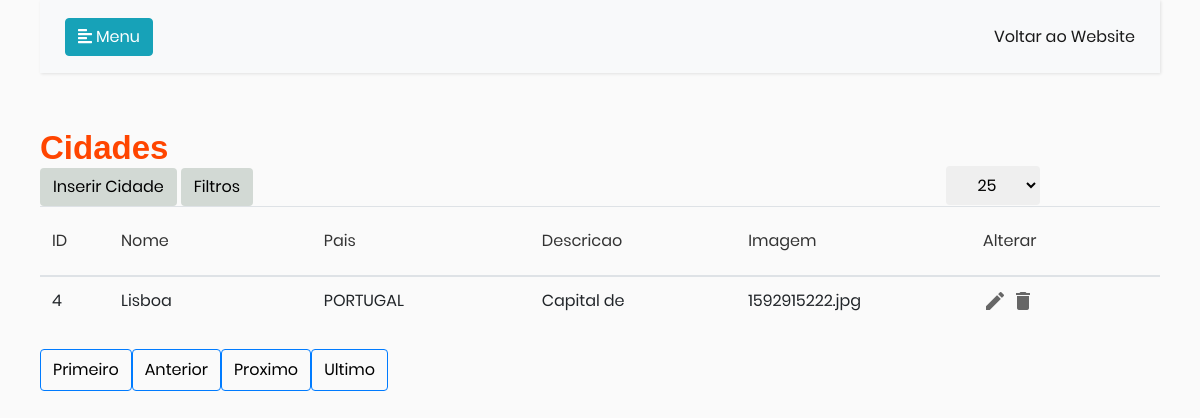
/admincidades.php, run on the app's committed database.
### tables this page shows
CREATE TABLE `cidade` (
  `ID` int(11) NOT NULL,
  `Nome` varchar(40) NOT NULL,
  `Pais` varchar(50) NOT NULL,
  `Descricao` text NOT NULL,
  `Imagem` varchar(50) NOT NULL
);

### admincidades.php (the view, shortened to what this page needs)
<!DOCTYPE html>
<html>
<head>
    <link rel="stylesheet" href="https://stackpath.bootstrapcdn.com/bootstrap/4.1.0/css/bootstrap.min.css">
    <link rel="stylesheet" href="style2.css">
        <link rel="stylesheet" href="css/main.css">
    <link rel="stylesheet" href="https://cdnjs.cloudflare.com/ajax/libs/malihu-custom-scrollbar-plugin/3.1.5/jquery.mCustomScrollbar.min.css">
    <link rel="stylesheet" href="https://cdnjs.cloudflare.com/ajax/libs/Chart.js/2.9.3/Chart.min.css" />
</head>
<body>
    <div class="wrapper">
            <div class="container" style="margin-top:-20px;">
                <div class="row">
                    <div class="panel panel-primary filterable">
                        <div class="panel-heading">
    <h3 class="panel-title">Cidades</h3>
                            <div class="pull-right">
                              <button class="btn btn-default btn-xs" data-toggle="modal" data-target=".animate" data-ui-class="a-lightSpeed"  style="background: #d2d9d4;"><span class="glyphicon glyphicon-filter"></span>Inserir Cidade</button>
                                <button class="btn btn-default btn-xs btn-filter"  style="background: #d2d9d4;"><span class="glyphicon glyphicon-filter"></span> Filtros</button>
 <form name="myform" method="post" action="<?php echo $_SERVER['PHP_SELF']; ?>" >
                                <select data-trigger="" name="Offset" class="btn btn-default btn-xs " onchange="myform.submit();" style="Position:absolute; right:20vh;margin-top:-40px;">
                                  <option  <?php if ($_POST['Offset'] == '25') { ?>selected="true" <?php }; ?> value="25">25</option>
                                </select>
</form>
                            </div>
                        </div>
                          <form action="" method="POST">
                        <table class="table">
                            <thead>
                                <tr class="filters" style="text-align:center">
                                    <th><input type="text" class="form-control" placeholder="ID" disabled style="width:45px;"></th>
                                    <th><input type="text" class="form-control" placeholder="Nome" disabled></th>
                                    <th><input type="text" class="form-control" placeholder="Pais" disabled></th>
                                    <th><input type="text" class="form-control" placeholder="Descricao" disabled></th>
                                    <th><input type="text" class="form-control" placeholder="Imagem" disabled></th>
                                    <th><input type="text" style=" background-color: transparent;border: none;  cursor: auto;  box-shadow: none;padding: 0;" class="form-control" placeholder="Alterar" disabled readonly></th>
                                </tr>
                            </thead>
                            <tbody>
                              <?php
                              include("Conexao.php");
 $no_of_records_per_page =  $_POST['Offset'];
                                if (isset($_GET['pageno'])) {
                                     $pageno = $_GET['pageno'];
                                 } else {
                                     $pageno = 1;
                                 }
                                 $offset = ($pageno-1) * $no_of_records_per_page;
                                 $total_pages_sql = "SELECT COUNT(*) FROM cidade";
                                 $result = mysqli_query($conn,$total_pages_sql);
                                 $total_rows = mysqli_fetch_array($result)[0];
                                 $total_pages = ceil($total_rows / $no_of_records_per_page);
                                 $sql = "SELECT ID,Nome,Pais,left(Descricao, 10) as Descricao,Imagem FROM cidade LIMIT $offset, $no_of_records_per_page";
                                 $res_data = mysqli_query($conn,$sql);
                                 while($row = mysqli_fetch_array($res_data)){
                                     echo "<tr>";
                                     echo "<td>" . $row['ID'] . "</td>";
                                     echo "<td>" . $row['Nome'] . "</td>";
                                     echo "<td>" . $row['Pais']  . "</td>";
                                      echo "<td>" . $row['Descricao']  . "</td>";
                                     echo "<td>" . $row['Imagem']  . "</td>";
                                     echo '  <td>
                                     <a class="edit" title="Edit" data-toggle="tooltip" href="editarcidade.php?Id='.$row["ID"].'"><i class="material-icons">&#xE254;</i></a>
                                     <a class="delete" title="Delete" data-toggle="tooltip" href="deletecidade.php?Id='.$row["ID"].'"><i class="material-icons">&#xE872;</i></a>
                                                           </td>';
                                     echo "</tr>";
                                 }
                                 ?>
                            </tbody>
                                </form>
                    </div>
                    <ul class="pagination">
                        <li><button class="btn btn-outline-primary"><a style="color:black;" href="?pageno=1">Primeiro</a></button></li>
                        <li class="<?php if($pageno <= 1){ echo 'disabled'; } ?>">
                            <button class="btn btn-outline-primary"><a style="color:black;" href="<?php if($pageno <= 1){ echo '#'; } else { echo "?pageno=".($pageno - 1); } ?>">Anterior</a></button>
                        </li>
                        <li class="<?php if($pageno >= $total_pages){ echo 'disabled'; } ?>">
                            <button class="btn btn-outline-primary"><a style="color:black;" href="<?php if($pageno >= $total_pages){ echo "#"; } else { echo "?pageno=".($pageno + 1); } ?>">Proximo</a></button>
                        </li>
                        <li> <button class="btn btn-outline-primary"><a style="color:black;" href="?pageno=<?php echo $total_pages; ?>">Ultimo</a></li> </button>
                    </ul>
                </div>
            </div>
            		</div>
</body>
</html>

### style2.css (style rules this page uses)
body { font-family: 'Poppins', sans-serif; background: #fafafa; }
a, a:hover, a:focus { color: inherit; text-decoration: none; transition: all 0.3s; }
.navbar { padding: 15px 10px; background: #fff; border: none; border-radius: 0; margin-bottom: 40px; margin-top: -40px; box-shadow: 1px 1px 3px rgba(0, 0, 0, 0.1); }
.wrapper { display: flex; width: 100%; }
h3 { color: #FF4500; font-size: 33px; margin-left:10px; line-height: 80px; font-weight: 600; font-family: 'Poppins', sans-serif; }
#content { width: calc(100% - 250px); padding: 40px; min-height: 100vh; transition: all 0.3s; position: absolute; top: 0; right: 0; }
#content.active { width: 100%; }

### css/main.css (style rules this page uses)
* { margin: 0px; padding: 0px; box-sizing: border-box; }
body, html { height: 100%; font-family: Poppins-Regular, sans-serif; }
a { font-family: Poppins-Regular; font-size: 1em; line-height: 1.7; color: #666666; margin: 0px; transition: all 0.4s; -webkit-transition: all 0.4s; -o-transition: all 0.4s; -moz-transition: all 0.4s; }
h1,h2,h3,h4,h5,h6 { margin: 0px; }
ul, li { margin: 0px; list-style-type: none; }
button { outline: none !important; border: none; background: transparent; }

### admincidades.php (style rules this page uses)
* { margin: 0; padding: 0; }
input { padding:5px; margin:10px 0 10px; border-radius:5px; border:1px solid black; }
body { padding:20px; }
.filterable { margin-top: 15px; }
.filterable .panel-heading .pull-right { margin-top: -20px; }
.filterable .filters input[disabled] { background-color: transparent; border: none; cursor: auto; box-shadow: none; padding: 0; height: auto; }

### data on the page
cidade: ID "4", Nome "Lisboa", Pais "PORTUGAL", Descricao "Capital de", Imagem "1592915222.jpg"
